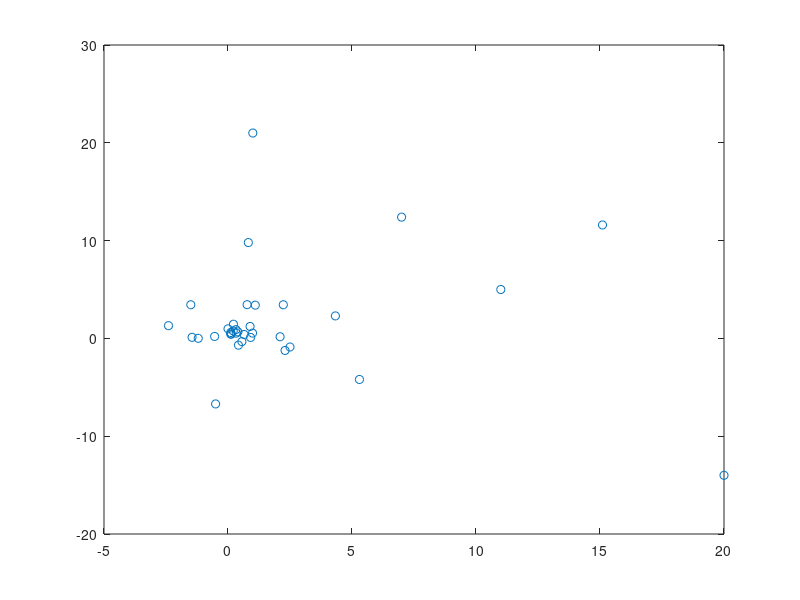

MATLAB code for this plot:
X2 = [...
   11 5
   0.11 0.44
   0.33 0.54
   0.21 0.76
   0.89 1.22
   -1.45 0.11
   0.82 9.8
   5.3 -4.2
   0.99 0.54
   -0.54 0.2
   1 21
   0.77 3.45
   4.33 2.3  
  20 -14
  1.1 3.4
  0.111 0.6
  0.65 0.4
  0.32 0.9
  2.1 0.17
  0 0.98
  2.23 3.44
  15.1 11.6
  7 12.4
  2.3 -1.23
  -1.5 3.44
  0.4 0.67
  0.56 -0.33
  0.22 1.45
  2.5 -0.88
  0.91 0.1
  0.13 0.44
  0.42 -0.69
  -1.2 0.01
  -0.5 -6.7
  -2.4 1.3
  
]';
figure

x = X2(1, :)
y = X2(2, :)
plot(x, y, "o")